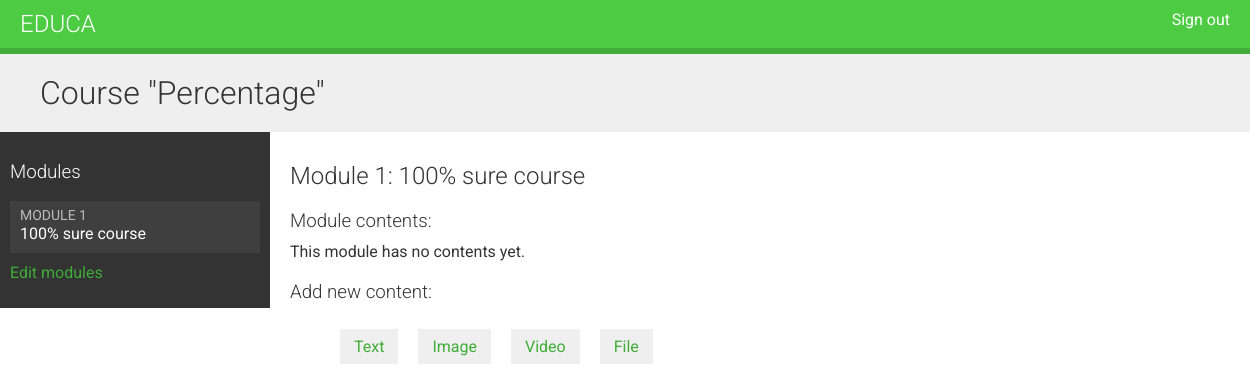
The page /course/module/10/ (signed in) on the database as committed earlier.
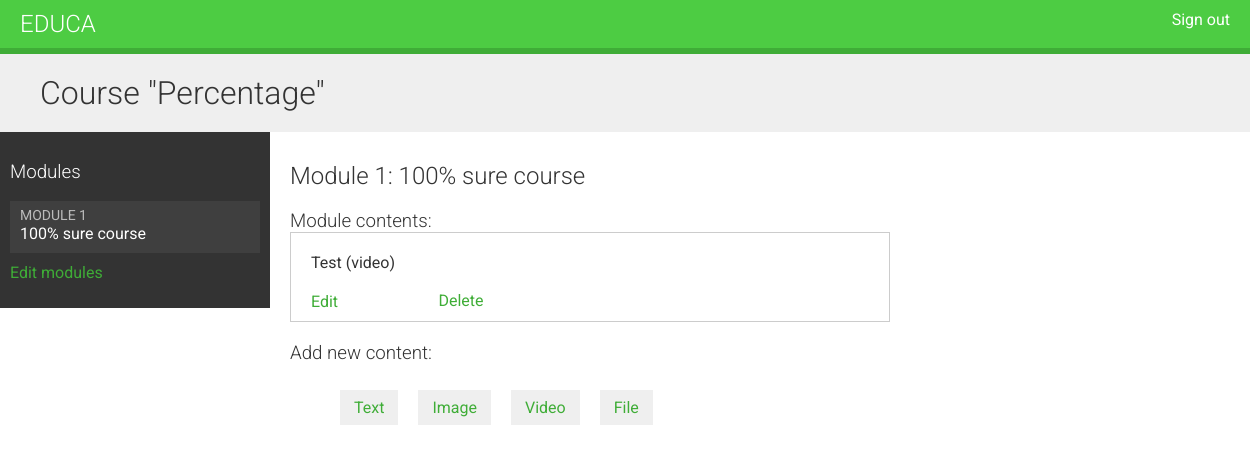
The same page on the database as committed later.
### courses/models.py (models this page shows, shortened)
class Module(models.Model):
    course = models.ForeignKey(Course,
                               related_name='modules',
                               on_delete=models.CASCADE)
    title = models.CharField(max_length=200)
    description = models.TextField(blank=True)
    order = OrderField(blank=True, for_fields=['course'])
    class Meta:
        ordering = ['order']

class Content(models.Model):
    module = models.ForeignKey(Module,
                               related_name='contents',
                               on_delete=models.CASCADE)
    content_type = models.ForeignKey(ContentType,
                                     on_delete=models.CASCADE,
                                     limit_choices_to={'model__in': (
                                                        'text',
                                                        'video',
                                                        'image',
                                                        'file')})
    object_id = models.PositiveIntegerField()
    item = GenericForeignKey('content_type', 'object_id')
    order = OrderField(blank=True, for_fields=['module'])
    class Meta:
        ordering = ['order']

class ItemBase(models.Model):
    owner = models.ForeignKey(User,
                              related_name='%(class)s_related',
                              on_delete=models.CASCADE)
    title = models.CharField(max_length=250)
    created = models.DateTimeField(auto_now_add=True)
    updated = models.DateTimeField(auto_now=True)
    class Meta:
        abstract = True
    def __str__(self):
        return self.title

class Video(ItemBase):
    url = models.URLField()

### courses/views.py (the view)
class ModuleContentListView(TemplateResponseMixin, View):
    template_name = 'courses/manage/module/content_list.html'
    def get(self, request, module_id):
        module = get_object_or_404(Module,
                                   id=module_id,
                                   course__owner=request.user)
        return self.render_to_response({'module': module})

### courses/templatetags/course.py (called while the page is built)
@register.filter
def model_name(obj):
    try:
        return obj._meta.model_name
    except AttributeError:
        return None

### courses/templates/courses/manage/module/content_list.html (shortened to what this page needs)
{% extends "base.html" %}
{% load course %}
{% block content %}
{% with course=module.course %}
    <h1>Course "{{ course.title }}"</h1>
    <div class="contents">
        <h3>Modules</h3>
        <ul id="modules">
            {% for m in course.modules.all %}
                <li data-id="{{ m.id }}" {% if m == module %} class="selected" {% endif %}>
                    <a href="{% url 'module_content_list' m.id %}">
                        <span>
                            Module <span class="order">{{ m.order|add:1 }}</span>
                        </span>
                        <br>
                        {{ m.title }}
                    </a>
                </li>
            {% empty %}
                <li>No modules yet.</li>
            {% endfor %}
        </ul>
        <p><a href="{% url 'course_module_update' course.id %}">
            Edit modules</a></p>
    </div>
    <div class="module">
        <h2>Module {{ module.order|add:1 }}: {{ module.title }}</h2>
        <h3>Module contents:</h3>
        <div id="module-contents">
            {% for content in module.contents.all %}
                <div data-id="{{ content.id }}">
                    {% with item=content.item %}
                        <p>{{ item }} ({{ item|model_name }})</p>
                        <a href="{% url 'module_content_update' module.id item|model_name item.id %}">
                            Edit
                        </a>
                        <form action="{% url 'module_content_delete' content.id %}" method="post">
                            <input type="submit" value="Delete">
                        </form>
                    {% endwith %}
                </div>
            {% empty %}
                <p>This module has no contents yet.</p>
            {% endfor %}
        </div>
        <h3>Add new content:</h3>
        <ul class="content-types">
            <li>
                <a href="{% url 'module_content_create' module.id 'text' %}">
                    Text
                </a>
            </li>
            <li>
                <a href="{% url 'module_content_create' module.id 'image' %}">
                    Image
                </a>
            </li>
            <li>
                <a href="{% url 'module_content_create' module.id 'video' %}">
                    Video
                </a>
            </li>
                        <li>
                <a href="{% url 'module_content_create' module.id 'file' %}">
                    File
                </a>
            </li>
        </ul>
    </div>
{% endwith %}
{% endblock %}

Rows that differ between the two databases and show on the page:
added Content: item "Test", item|model_name "video"
Other text that changed with them:
text no longer shown: "This module has no contents yet."
